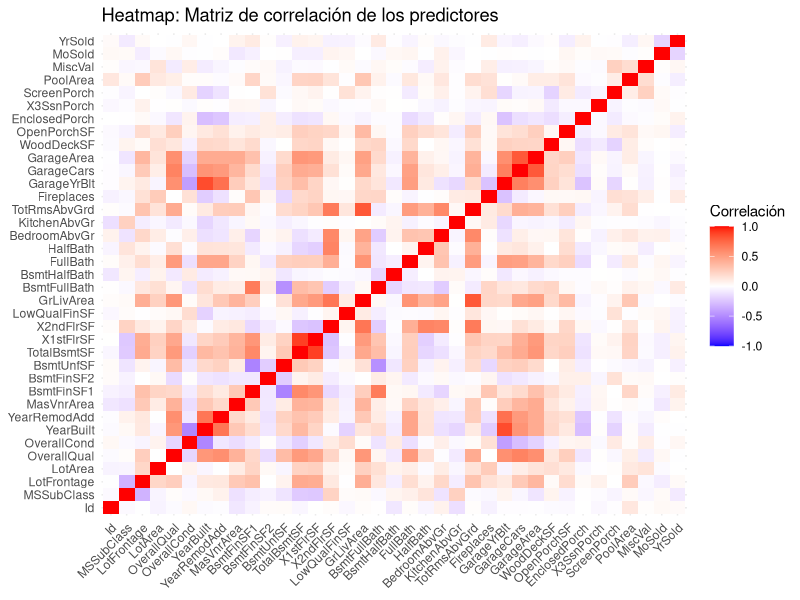
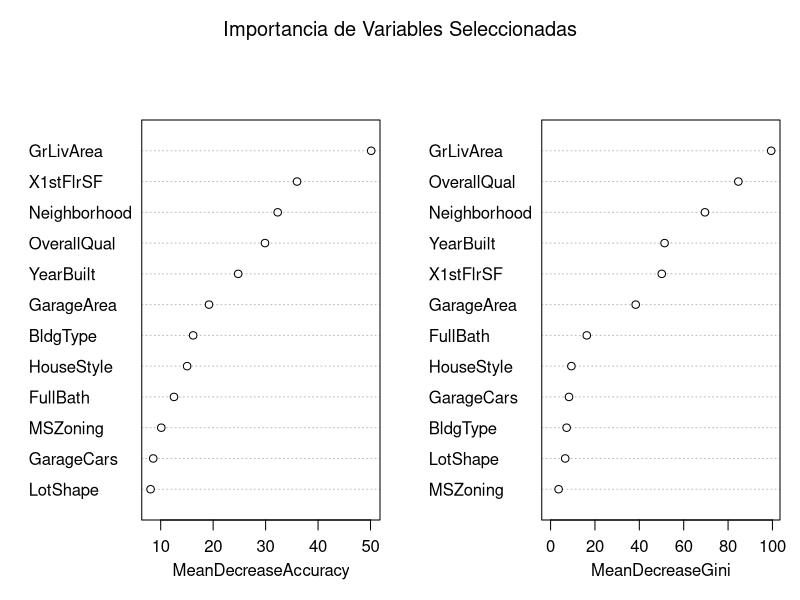
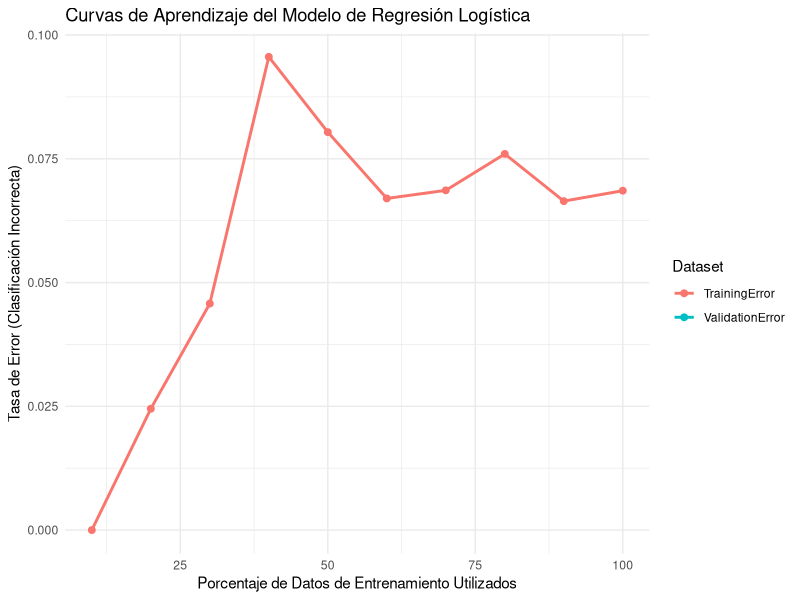

Generate these figures, in order, with R:
## ---- chunk 1
knitr::opts_chunk$set(echo = TRUE)
library(dplyr)
library(caret)
library(car)
library(reshape2)
library(ggplot2)
## ---- chunk 2
#train data ya tiene el 70 y test_data el 30%
train_data <- read.csv("../train_final.csv")
test_data <- read.csv("../test_final.csv")
## ---- chunk 3
train_data <- train_data %>% select(-Condition2, -RoofMatl, -Exterior2nd, -Electrical)
test_data <- test_data %>% select(-Condition2, -RoofMatl, -Exterior2nd, -Electrical)
## ---- chunk 4
pct_na <- sapply(train_data, function(x) mean(is.na(x))*100)
drop_cols <- names(pct_na[pct_na > 75])
train_data <- train_data %>% select(-all_of(drop_cols))
test_data  <- test_data  %>% select(-all_of(drop_cols))
## ---- chunk 5
breaks <- quantile(train_data$SalePrice, probs = c(0,1/3,2/3,1), na.rm=TRUE)
labels <- c("barata","estandar","cara")

train_data$CategoriaPrecio <- cut(train_data$SalePrice, breaks=breaks, labels=labels, include.lowest=TRUE)
test_data$CategoriaPrecio  <- cut(test_data$SalePrice,  breaks=breaks, labels=labels, include.lowest=TRUE)

## ---- chunk 6
# Para el conjunto de entrenamiento
train_data <- train_data %>%
  mutate(
    Cara = ifelse(CategoriaPrecio == "cara", 1, 0),
    Estandar = ifelse(CategoriaPrecio == "estandar", 1, 0),
    Economica = ifelse(CategoriaPrecio == "barata", 1, 0)
  )

# Para el conjunto de prueba
test_data <- test_data %>%
  mutate(
    Cara = ifelse(CategoriaPrecio == "cara", 1, 0),
    Estandar = ifelse(CategoriaPrecio == "estandar", 1, 0),
    Economica = ifelse(CategoriaPrecio == "barata", 1, 0)
  )
## ---- chunk 7
# 1. Selección de variables numéricas
numeric_cols <- train_data %>% select(where(is.numeric)) %>% names()

# 2. Selección de variables categóricas
all_cat <- train_data %>% select(where(~!is.numeric(.))) %>% names()
valid_cat <- all_cat[
  sapply(all_cat, function(col) {
    n_distinct(train_data[[col]]) > 1 && n_distinct(test_data[[col]]) > 1
  })
]

# 3. Imputación de valores perdidos en variables numéricas usando la mediana
preNum <- preProcess(train_data[numeric_cols], method = "medianImpute")
train_data[numeric_cols] <- predict(preNum, train_data[numeric_cols])
test_data[numeric_cols]  <- predict(preNum, test_data[numeric_cols])

# 4. Codificación (one-hot encoding) de variables categóricas
encoder <- dummyVars(~ ., data = train_data[valid_cat], fullRank = TRUE)
train_cat <- predict(encoder, train_data[valid_cat]) %>% as.data.frame()
test_cat  <- predict(encoder, test_data[valid_cat]) %>% as.data.frame()

# 5. Asegurarse que las columnas codificadas en el conjunto de prueba sean idénticas a las del entrenamiento
missing <- setdiff(names(train_cat), names(test_cat))
if(length(missing) > 0){
  test_cat[missing] <- 0
  test_cat <- test_cat[names(train_cat)]
}

# 6. Unir las variables numéricas procesadas, las variables dummy y la variable respuesta
train_encoded <- bind_cols(train_data[numeric_cols], train_cat, 
                           CategoriaPrecio = train_data$CategoriaPrecio)
test_encoded  <- bind_cols(test_data[numeric_cols],  test_cat,  
                           CategoriaPrecio = test_data$CategoriaPrecio)

## ---- chunk 8
# Fijamos la semilla para que la selección (y validación) sea reproducible
set.seed(1234)

# Preparamos el dataset para el modelado:
# Eliminamos variables que no queremos usar como predictoras:
# - SalePrice: la variable original numérica a partir de la cual se creó la variable objetivo.
# - CategoriaPrecio: la categorización original.
# - Estandar y Economica: las otras dos variables dicotómicas que derivamos.
# Así, nos quedamos con las variables predictoras y el target "Cara".
model_data <- train_data %>% select(-SalePrice, -CategoriaPrecio, -Estandar, -Economica)

# Eliminamos las filas que contienen valores perdidos
model_data <- na.omit(model_data)

# Configuramos la validación cruzada con 10 folds:
train_control <- trainControl(method = "cv", number = 10)

# Entrenamos el modelo de regresión logística usando caret.
# Se utiliza la familia binomial para indicar que se trata de un modelo logístico.
logistic_model <- train(as.factor(Cara) ~ ., 
                        data = model_data, 
                        method = "glm", 
                        family = "binomial", 
                        trControl = train_control)

# Mostramos el resumen del modelo
print(logistic_model)


## ---- chunk 9
# Ajustar un modelo de regresión logística usando el dataset 'model_data'
full_model <- glm(as.factor(Cara) ~ ., data = model_data, family = "binomial")

summary(full_model)
## ---- chunk 10
# Extraer los nombres de los coeficientes del modelo original
coef_names <- names(coef(full_model))

# Identificar los coeficientes que NO están en la matriz de alias
aliased <- alias(full_model)$Complete
non_alias <- coef_names[!coef_names %in% rownames(aliased)]

# Excluir el intercepto
predictors_non_alias <- non_alias[non_alias != "(Intercept)"]

print("Predictors no aliasados:")
print(predictors_non_alias)
## ---- chunk 11
# 1. Asegurarse de que 'predictors_non_alias' solo contenga los predictores que efectivamente están en model_data
available_predictors <- predictors_non_alias[predictors_non_alias %in% names(model_data)]
print("Predictores disponibles en model_data:")
print(available_predictors)

# 2. Envolver cada predictor disponible en backticks para que la fórmula sea sintácticamente válida
available_predictors_backticks <- paste0("`", available_predictors, "`")

# 3. Construir la fórmula utilizando únicamente los predictores disponibles
fmla_non_alias <- as.formula(paste("as.factor(Cara) ~", 
                                   paste(available_predictors_backticks, collapse = " + ")))
print("Fórmula del modelo sin predictores aliasados y con variables disponibles:")
print(fmla_non_alias)

# 4. Ajustar el modelo usando la fórmula corregida
full_model_non_alias <- glm(fmla_non_alias, data = model_data, family = "binomial")

# 5. Mostrar el resumen del nuevo modelo
summary(full_model_non_alias)


## ---- chunk 12
# 1. Identificar los coeficientes aliasados (colineales) del modelo original
aliased <- alias(full_model)$Complete
print("Variables colineales (alias):")
print(aliased)

# 2. Extraer los nombres de los coeficientes del modelo original
coef_names <- names(coef(full_model))

# Identificar los coeficientes que NO están en la matriz de alias, es decir, que se pueden estimar
non_alias <- coef_names[!coef_names %in% rownames(aliased)]
print("Coeficientes no aliasados:")
print(non_alias)

# 3. Filtrar predictors_non_alias para obtener únicamente aquellos presentes en model_data
available_predictors <- predictors_non_alias[predictors_non_alias %in% names(model_data)]
print("Predictors no alias presentes en model_data:")
print(available_predictors)

# 4. Construir la fórmula usando únicamente los predictores disponibles (envolviéndolos en backticks)
available_predictors_backticks <- paste0("`", available_predictors, "`")
fmla_non_alias <- as.formula(paste("as.factor(Cara) ~", 
                                   paste(available_predictors_backticks, collapse = " + ")))
print("Fórmula del modelo sin predictores aliasados y solo con variables disponibles:")
print(fmla_non_alias)

# 5. Ajustar el nuevo modelo con la fórmula corregida
full_model_non_alias <- glm(fmla_non_alias, data = model_data, family = "binomial")

# 6. Calcular el VIF para el nuevo modelo utilizando la librería car
vif_values <- vif(full_model_non_alias)
print("Valores VIF para el modelo sin coeficientes aliasados:")
print(vif_values)

## ---- chunk 13
# Seleccionar únicamente las variables predictoras numéricas eliminando la variable respuesta "Cara"
predictors_numeric <- model_data %>% 
  select(-Cara) %>% 
  select(where(is.numeric))

# Calcular la matriz de correlación utilizando complete.obs
corr_matrix <- cor(predictors_numeric, use = "complete.obs")
print("Matriz de correlación (redondeada):")
print(round(corr_matrix, 2))
## ---- chunk 14


# Convertir la matriz de correlación en formato largo para facilitar la graficación
melted_corr <- melt(corr_matrix)

# Graficar la matriz de correlación utilizando un heatmap
ggplot(data = melted_corr, aes(x = Var1, y = Var2, fill = value)) +
  geom_tile() +
  scale_fill_gradient2(low = "blue", mid = "white", high = "red", 
                       midpoint = 0, limit = c(-1, 1), name = "Correlación") +
  theme_minimal() +
  theme(axis.text.x = element_text(angle = 45, vjust = 1, hjust = 1),
        axis.title = element_blank()) +
  labs(title = "Heatmap: Matriz de correlación de los predictores")
## ---- chunk 15
# Predecir las probabilidades para el conjunto de prueba usando el modelo ajustado (full_model_non_alias)
pred_probs <- predict(full_model_non_alias, newdata = test_data, type = "response")

# Convertir las probabilidades en clases (usamos un umbral de 0.5)
pred_class <- ifelse(pred_probs >= 0.5, 1, 0)

# Asegurarse que tanto las predicciones como la variable real de respuesta sean factores
pred_class <- as.factor(pred_class)
actual_class <- as.factor(test_data$Cara)

conf_mat <- confusionMatrix(pred_class, actual_class)
print(conf_mat)

## ---- chunk 16
# -------------------------------
# PASO 1: Preparación inicial de datos
# -------------------------------

prep_data <- function(data) {
  # Eliminar columnas no relevantes y con muchos NA
  data <- data %>%
    select(-any_of(c("SalePrice", "CategoriaPrecio", "Estandar", "Economica"))) %>%
    select(-where(~mean(is.na(.)) > 0.3)) %>%
    mutate(across(where(is.character), as.factor))
  
  # Eliminar filas con NA en la respuesta
  data <- data %>% filter(!is.na(Cara))
  
  return(data)
}

train_prep <- prep_data(train_data)
test_prep <- prep_data(test_data)

# -------------------------------
# PASO 2: Selección de variables numéricas
# -------------------------------

select_numeric_vars <- function(train_data, test_data, n_vars = 7) {
  # Seleccionar solo numéricas
  numeric_vars <- train_data %>%
    select(where(is.numeric), -Cara) %>%
    names()
  
  # Calcular correlación con la respuesta
  cor_values <- sapply(numeric_vars, function(x) {
    cor(train_data[[x]], as.numeric(train_data$Cara), use = "complete.obs")
  })
  
  # Seleccionar las más correlacionadas (absoluto)
  selected_num <- names(sort(abs(cor_values), decreasing = TRUE)[1:n_vars])
  
  # Verificar consistencia en test
  cor_test <- sapply(selected_num, function(x) {
    cor(test_data[[x]], as.numeric(test_data$Cara), use = "complete.obs")
  })
  
  # Devolver las que mantengan correlación similar
  keep_num <- selected_num[sign(cor_values[selected_num]) == sign(cor_test)]
  
  return(keep_num)
}

numeric_selected <- select_numeric_vars(train_prep, test_prep, 7)
message("Variables numéricas seleccionadas: ", paste(numeric_selected, collapse = ", "))

# -------------------------------
# PASO 3: Selección de variables categóricas
# -------------------------------

select_categorical_vars <- function(train_data, test_data, n_vars = 7) {
  # Seleccionar solo categóricas
  cat_vars <- train_data %>%
    select(where(is.factor), -Cara) %>%
    names()
  
  # Test de chi-cuadrado para relación con la respuesta
  chi2_results <- sapply(cat_vars, function(x) {
    tbl <- table(train_data[[x]], train_data$Cara)
    if (any(dim(tbl) < 2)) return(0)
    test <- chisq.test(tbl, simulate.p.value = TRUE)
    -log10(test$p.value) # Transformación para ordenar
  })
  
  # Seleccionar las más significativas
  selected_cat <- names(sort(chi2_results, decreasing = TRUE)[1:n_vars])
  
  # Verificar consistencia en test
  chi2_test <- sapply(selected_cat, function(x) {
    tbl <- table(test_data[[x]], test_data$Cara)
    if (any(dim(tbl) < 2)) return(0)
    test <- chisq.test(tbl, simulate.p.value = TRUE)
    -log10(test$p.value)
  })
  
  # Mantener las que tengan significancia en ambos conjuntos
  keep_cat <- selected_cat[chi2_test > 2] # p < 0.01
  
  return(keep_cat)
}

categorical_selected <- select_categorical_vars(train_prep, test_prep, 7)
message("Variables categóricas seleccionadas: ", paste(categorical_selected, collapse = ", "))

# -------------------------------
# PASO 4: Validación con Random Forest (CLASIFICACIÓN)
# -------------------------------

validate_with_rf <- function(train_data, num_vars, cat_vars) {
  if (!require("randomForest")) install.packages("randomForest")
  library(randomForest)
  
  # Crear dataset con variables seleccionadas
  model_data <- train_data %>%
    select(Cara, all_of(num_vars), all_of(cat_vars)) %>%
    mutate(across(all_of(cat_vars), as.factor),
           Cara = as.factor(Cara))  # Asegurar que Cara sea factor
  
  # Ajustar modelo RF para clasificación
  set.seed(123)
  rf_model <- randomForest(Cara ~ ., data = model_data, importance = TRUE)
  
  # Obtener importancia de variables
  imp_df <- as.data.frame(importance(rf_model)) %>%
    mutate(Variable = rownames(.)) %>%
    arrange(desc(MeanDecreaseAccuracy))
  
  return(list(model = rf_model, importance = imp_df))
}

rf_result <- validate_with_rf(train_prep, numeric_selected, categorical_selected)

# Mostrar importancia de variables
print(rf_result$importance)

# -------------------------------
# PASO 5: Función para crear datasets finales (que faltaba)
# -------------------------------

create_final_datasets <- function(train_data, test_data, num_vars, cat_vars) {
  # Seleccionar variables y respuesta
  final_train <- train_data %>%
    select(Cara, all_of(num_vars), all_of(cat_vars)) %>%
    mutate(across(all_of(cat_vars), as.factor))
  
  final_test <- test_data %>%
    select(Cara, all_of(num_vars), all_of(cat_vars)) %>%
    mutate(across(all_of(cat_vars), as.factor))
  
  # Verificar que no haya factores con un solo nivel
  for (var in cat_vars) {
    if (nlevels(final_train[[var]]) < 2) {
      final_train <- final_train %>% select(-all_of(var))
      final_test <- final_test %>% select(-all_of(var))
      message("Variable categórica ", var, " eliminada por tener un solo nivel")
    }
  }
  
  return(list(
    train = final_train,
    test = final_test,
    numeric_vars = num_vars,
    categorical_vars = intersect(cat_vars, names(final_train))
  ))
}

# -------------------------------
# PASO 6: Selección final basada en importancia
# -------------------------------

select_final_vars <- function(importance_df, num_vars, cat_vars, n_final = 14) {
  # Tomar las n_final más importantes
  final_vars <- importance_df$Variable[1:min(n_final, nrow(importance_df))]
  
  # Clasificar en numéricas y categóricas
  final_num <- intersect(final_vars, num_vars)
  final_cat <- intersect(final_vars, cat_vars)
  
  # Completar si no llegamos a n_final
  remaining <- n_final - length(final_num) - length(final_cat)
  if (remaining > 0) {
    # Tomar las siguientes más importantes del tipo que falta
    all_vars <- c(num_vars, cat_vars)
    remaining_vars <- setdiff(all_vars, c(final_num, final_cat))
    to_add <- importance_df$Variable %>%
      intersect(remaining_vars) %>%
      head(remaining)
    
    final_num <- c(final_num, intersect(to_add, num_vars))
    final_cat <- c(final_cat, intersect(to_add, cat_vars))
  }
  
  return(list(num = final_num, cat = final_cat))
}

final_vars <- select_final_vars(rf_result$importance, numeric_selected, categorical_selected)

# -------------------------------
# RESULTADO FINAL
# -------------------------------

final_data <- create_final_datasets(
  train_prep, test_prep, 
  final_vars$num, final_vars$cat
)

# Visualizar importancia de variables
varImpPlot(rf_result$model, main = "Importancia de Variables Seleccionadas")

message("\n=== VARIABLES FINALES SELECCIONADAS ===")
message("Numéricas (", length(final_data$numeric_vars), "):")
message(paste(final_data$numeric_vars, collapse = ", "))

message("\nCategóricas (", length(final_data$categorical_vars), "):")
message(paste(final_data$categorical_vars, collapse = ", "))

message("\nTop 5 variables más importantes:")
print(head(rf_result$importance, 5))

# Guardar los nombres de las variables seleccionadas
selected_vars <- list(
  numeric = final_data$numeric_vars,
  categorical = final_data$categorical_vars,
  importance = rf_result$importance
)

# -------------------------------
# DIAGNÓSTICO FINAL
# -------------------------------

# Verificar niveles en variables categóricas
message("\nVerificación de niveles categóricos:")
for (var in final_data$categorical_vars) {
  message(var, ": ", nlevels(final_data$train[[var]]), " niveles")
}

# Verificar balance de clases
message("\nDistribución de clases:")
table(final_data$train$Cara)
## ---- chunk 17
library(forcats)
library(dplyr)

# Definir la función para preparar datos finales
prepare_final_data <- function(data, num_vars, cat_vars) {
  # Selecciona las columnas de interés y aplica fct_lump_prop a todas las variables categóricas
  data <- data %>% 
    select(Cara, all_of(num_vars), all_of(cat_vars)) %>%
    mutate(
      across(all_of(cat_vars), ~ forcats::fct_lump_prop(as.factor(.), prop = 0.05, other_level = "OTROS")),
      Cara = as.factor(Cara)
    )
  return(data)
}

# Aplicar la función a ambos conjuntos de datos
train_final <- prepare_final_data(train_data, final_vars$numeric, final_vars$categorical)
test_final  <- prepare_final_data(test_data,  final_vars$numeric, final_vars$categorical)

# Forzar que, en el conjunto de prueba, cada variable categórica tenga los mismos niveles que en el conjunto de entrenamiento
for(var in final_vars$categorical){
  test_final[[var]] <- factor(test_final[[var]], levels = levels(train_final[[var]]))
}

# Verificar niveles de la variable "Neighborhood"
message("Niveles en Neighborhood (train): ", paste(levels(train_final$Neighborhood), collapse = ", "))
message("Niveles en Neighborhood (test): ", paste(levels(test_final$Neighborhood), collapse = ", "))

## ---- chunk 18
library(forcats)
library(dplyr)
library(caret)

# Supongamos que final_vars ya está definido:
final_vars <- list(
  numeric = c("GrLivArea", "X1stFlrSF", "OverallQual", "YearBuilt", 
              "GarageArea", "FullBath", "GarageCars"),
  categorical = c("Neighborhood", "BldgType", "HouseStyle", "MSZoning", "LotShape")
)

# Función para preparar datos finales
prepare_final_data <- function(data, num_vars, cat_vars) {
  data %>% 
    select(Cara, all_of(num_vars), all_of(cat_vars)) %>%
    mutate(
      across(all_of(cat_vars), ~ forcats::fct_lump_prop(as.factor(.), prop = 0.05, other_level = "OTROS")),
      Cara = as.factor(Cara)
    )
}

# Preparar el conjunto de entrenamiento
train_final <- prepare_final_data(train_data, final_vars$numeric, final_vars$categorical)

# Extraer los niveles del conjunto de entrenamiento para cada variable categórica
train_levels <- lapply(final_vars$categorical, function(var) levels(train_final[[var]]))
names(train_levels) <- final_vars$categorical

# Preparar el conjunto de prueba
test_final <- prepare_final_data(test_data, final_vars$numeric, final_vars$categorical)

# Forzar que cada variable categórica en test_final tenga los mismos niveles que en train_final
for (var in final_vars$categorical) {
  test_final[[var]] <- factor(test_final[[var]], levels = train_levels[[var]])
}

# Verificar niveles para Neighborhood
message("Niveles en Neighborhood (train): ", paste(levels(train_final$Neighborhood), collapse = ", "))
message("Niveles en Neighborhood (test): ", paste(levels(test_final$Neighborhood), collapse = ", "))

# Ajustar el modelo usando el conjunto de entrenamiento
final_model <- glm(
  Cara ~ .,
  data = train_final,
  family = binomial,
  control = list(maxit = 100)
)

# Realizar predicciones en train_final y test_final
train_pred <- predict(final_model, train_final, type = "response") > 0.5
test_pred  <- predict(final_model, test_final, type = "response") > 0.5

# Convertir las predicciones y las verdaderas a factores con niveles "0" y "1"
# Aseguramos que tanto las predicciones como las verdaderas tengan los mismos niveles

train_pred_factor <- factor(ifelse(train_pred, "1", "0"), levels = c("0", "1"))
train_true <- factor(as.character(train_final$Cara), levels = c("0", "1"))

test_pred_factor <- factor(ifelse(test_pred, "1", "0"), levels = c("0", "1"))
test_true <- factor(as.character(test_final$Cara), levels = c("0", "1"))

# Generar la matriz de confusión usando las variables factorizadas
cm_train <- confusionMatrix(table(train_pred_factor, train_true))
cm_test  <- confusionMatrix(table(test_pred_factor, test_true))

print(cm_train)
print(cm_test)


## ---- chunk 19
library(ggplot2)
library(dplyr)
library(reshape2)

set.seed(1234)

# Definir los porcentajes de datos de entrenamiento a usar (del 10% al 100%)
train_sizes <- seq(0.1, 1.0, by = 0.1)

# Vectores para almacenar errores
train_errors <- numeric(length(train_sizes))
val_errors   <- numeric(length(train_sizes))

# Bucle para ajustar el modelo con distintos tamaños de datos
for(i in seq_along(train_sizes)) {
  pct <- train_sizes[i]
  # Seleccionar una muestra aleatoria (sin reemplazo) del conjunto de entrenamiento
  n_subset <- floor(pct * nrow(train_final))
  subset_idx <- sample(1:nrow(train_final), size = n_subset)
  train_subset <- train_final[subset_idx, ]
  
  # Entrenar el modelo de regresión logística sobre la muestra
  model_subset <- glm(Cara ~ ., data = train_subset, family = binomial, control = list(maxit = 100))
  
  # Predicciones sobre el mismo subset de entrenamiento
  pred_train <- predict(model_subset, train_subset, type = "response")
  pred_train_class <- ifelse(pred_train > 0.5, 1, 0)
  # Calcular error: tasa de clasificación errónea en el entrenamiento
  train_errors[i] <- mean(pred_train_class != as.numeric(as.character(train_subset$Cara)))
  
  # Predicciones sobre el conjunto de prueba (validación)
  pred_val <- predict(model_subset, test_final, type = "response")
  pred_val_class <- ifelse(pred_val > 0.5, 1, 0)
  # Calcular error en validación
  val_errors[i] <- mean(pred_val_class != as.numeric(as.character(test_final$Cara)))
}

# Crear dataframe con los resultados para el plot
learning_curve <- data.frame(
  TrainingSize = train_sizes * 100,  # en porcentaje
  TrainingError = train_errors,
  ValidationError = val_errors
)

# Convertir a formato largo para ggplot
learning_curve_melted <- melt(learning_curve, id.vars = "TrainingSize", 
                              variable.name = "Dataset", value.name = "Error")

# Gráfico de las curvas de aprendizaje
ggplot(learning_curve_melted, aes(x = TrainingSize, y = Error, color = Dataset)) +
  geom_line(size = 1) +
  geom_point(size = 2) +
  labs(title = "Curvas de Aprendizaje del Modelo de Regresión Logística",
       x = "Porcentaje de Datos de Entrenamiento Utilizados",
       y = "Tasa de Error (Clasificación Incorrecta)") +
  theme_minimal()

